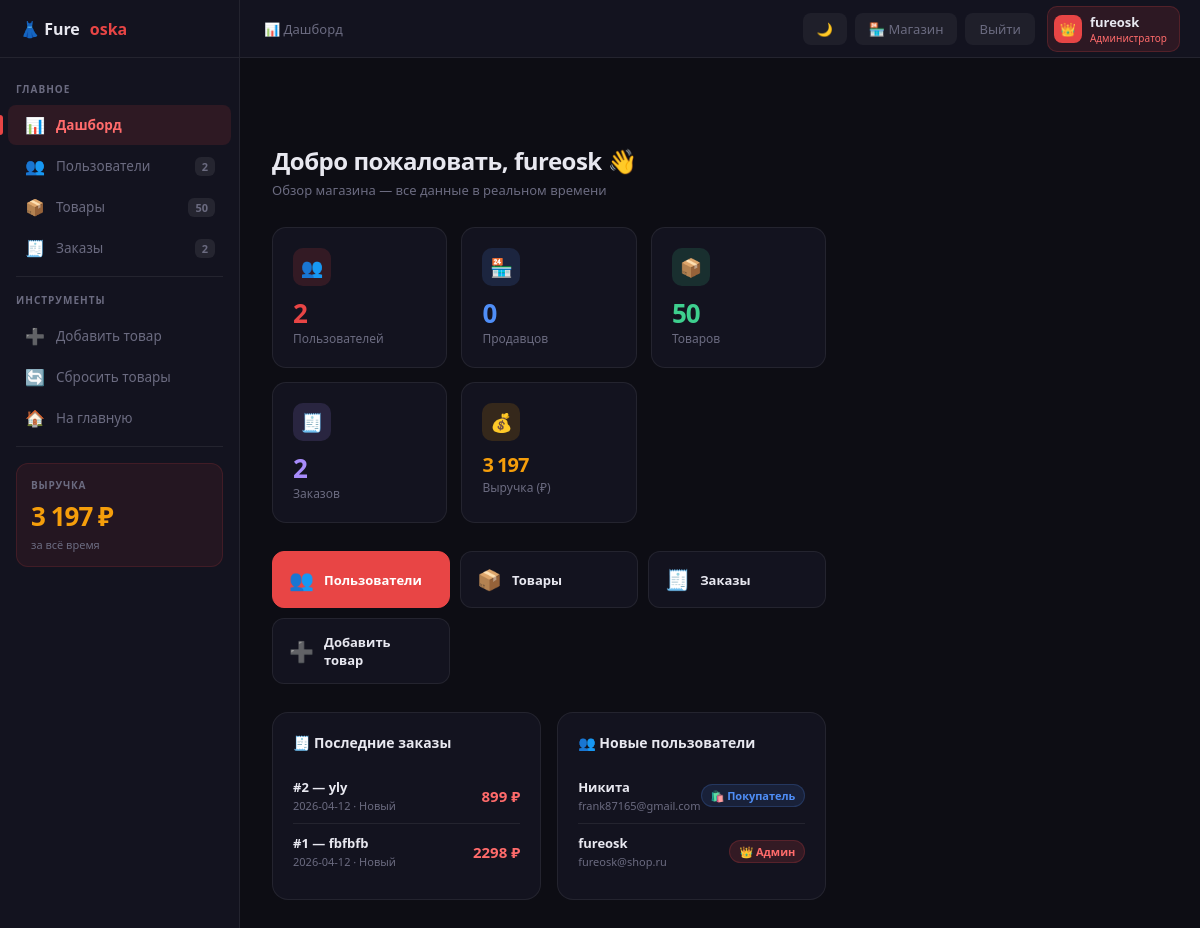
Page /admin (signed in) on the earlier database version.
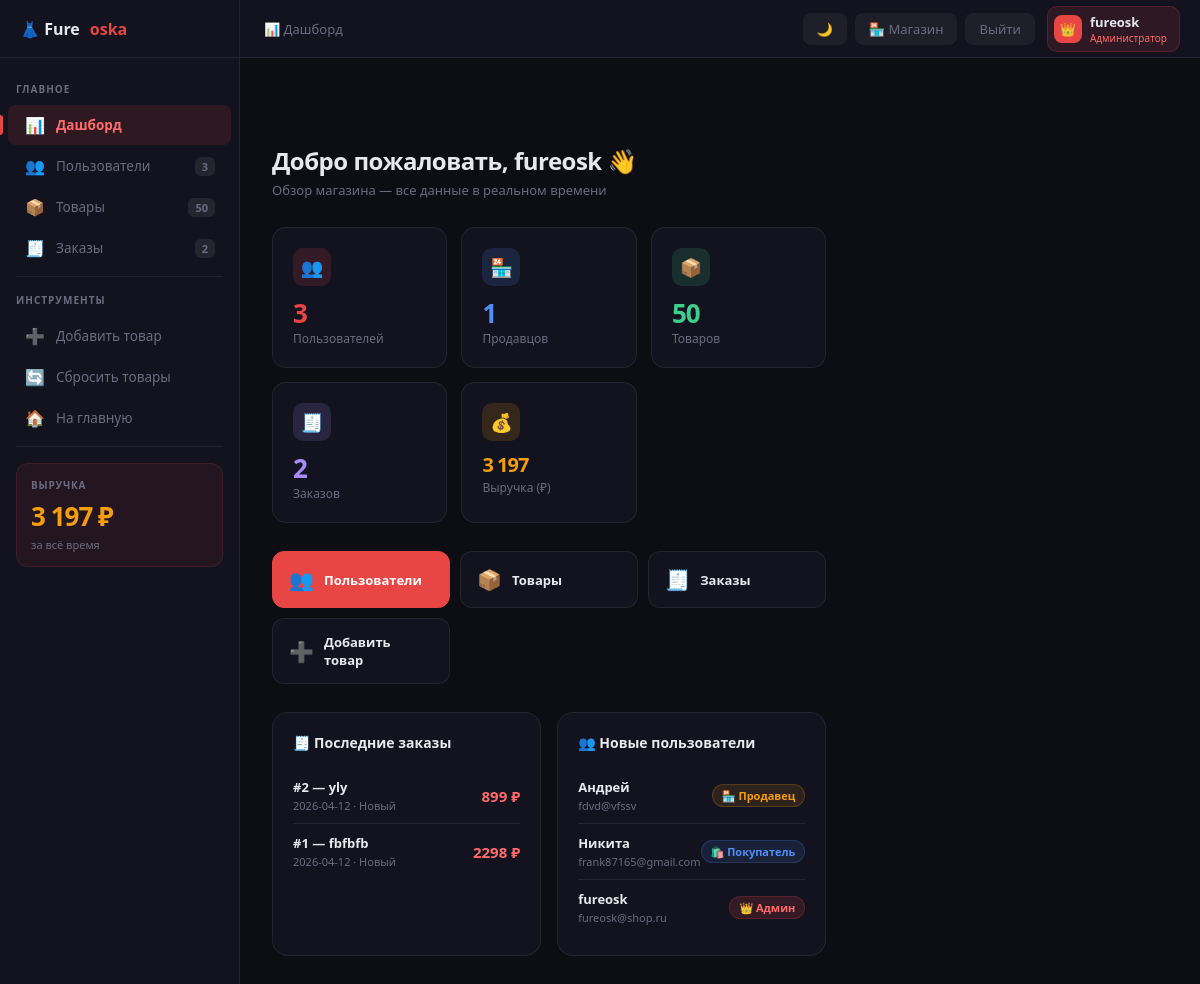
Same page on the later database version.
### tables this page shows
CREATE TABLE orders (
            id INTEGER PRIMARY KEY AUTOINCREMENT,
            buyer_id INTEGER, buyer_name TEXT, phone TEXT, email TEXT,
            address TEXT, payment TEXT, total INTEGER,
            status TEXT DEFAULT 'Новый',
            created_at TEXT DEFAULT CURRENT_TIMESTAMP,
            FOREIGN KEY (buyer_id) REFERENCES users(id));

CREATE TABLE users (
            id INTEGER PRIMARY KEY AUTOINCREMENT,
            username TEXT UNIQUE NOT NULL,
            email TEXT UNIQUE NOT NULL,
            password TEXT NOT NULL,
            role TEXT NOT NULL DEFAULT 'buyer',
            shop_name TEXT, shop_desc TEXT, avatar TEXT,
            created_at TEXT DEFAULT CURRENT_TIMESTAMP);

### app.py (the view)
@app.route("/admin")
def admin_dashboard():
    if not admin_required(): flash("Доступ запрещён","error"); return redirect(url_for("home"))
    conn = get_db()
    stats = get_admin_stats(conn)
    recent_orders = conn.execute("""SELECT o.*,u.username as buyer_username FROM orders o
        LEFT JOIN users u ON o.buyer_id=u.id ORDER BY o.created_at DESC LIMIT 5""").fetchall()
    recent_users = conn.execute("SELECT * FROM users ORDER BY created_at DESC LIMIT 5").fetchall()
    conn.close()
    return render_template("admin.html",section="dashboard",stats=stats,
        recent_orders=recent_orders,recent_users=recent_users,dark=get_dark(),user=current_user())

### app.py (called while the page is built)
def get_db():
    conn = sqlite3.connect(DB)
    conn.row_factory = sqlite3.Row
    return conn

def current_user():
    uid = session.get("user_id")
    if not uid: return None
    conn = get_db()
    user = conn.execute("SELECT * FROM users WHERE id=?",(uid,)).fetchone()
    conn.close()
    return user

def get_dark():
    return session.get("dark",False)

def admin_required():
    user = current_user()
    return user and user["role"] == "admin"

def get_admin_stats(conn):
    return {
        "users":    conn.execute("SELECT COUNT(*) FROM users").fetchone()[0],
        "sellers":  conn.execute("SELECT COUNT(*) FROM users WHERE role='seller'").fetchone()[0],
        "buyers":   conn.execute("SELECT COUNT(*) FROM users WHERE role='buyer'").fetchone()[0],
        "products": conn.execute("SELECT COUNT(*) FROM products").fetchone()[0],
        "orders":   conn.execute("SELECT COUNT(*) FROM orders").fetchone()[0],
        "revenue":  conn.execute("SELECT COALESCE(SUM(total),0) FROM orders").fetchone()[0],
    }

### templates/admin.html (shortened to what the changed rows need)
<!DOCTYPE html>
<html>
<head>
</head>
<body>
<header class="topbar">
    <div class="t-right">
        <div class="t-user">
            <div>
                <div class="t-name">{{ user.username }}</div>
                <div class="t-role">Администратор</div>
            </div>
        </div>
    </div>
</header>
<div style="display:flex;min-height:100vh;padding-top:58px;">
<aside class="sidebar" id="sidebar">
    <a href="/admin/users" class="nav-item {{ 'active' if section=='users' else '' }}"><span class="nav-ico">👥</span>Пользователи<span class="nav-badge">{{ stats.users }}</span></a>
</aside>
<main class="main">
<div class="content">
{% if section=='dashboard' %}
<div class="phdr">
    <div><h1>Добро пожаловать, {{ user.username }} 👋</h1><p>Обзор магазина — все данные в реальном времени</p></div>
</div>
<div class="stat-grid">
    <div class="scard"><div class="scard-top"><div class="sico r">👥</div></div><div class="sval r">{{ stats.users }}</div><div class="slbl">Пользователей</div></div>
    <div class="scard"><div class="scard-top"><div class="sico b">🏪</div></div><div class="sval b">{{ stats.sellers }}</div><div class="slbl">Продавцов</div></div>
    <div class="scard"><div class="scard-top"><div class="sico g">📦</div></div><div class="sval g">{{ stats.products }}</div><div class="slbl">Товаров</div></div>
    <div class="scard"><div class="scard-top"><div class="sico p">🧾</div></div><div class="sval p">{{ stats.orders }}</div><div class="slbl">Заказов</div></div>
    <div class="scard"><div class="scard-top"><div class="sico o">💰</div></div><div class="sval o" style="font-size:20px;">{{ "{:,}".format(stats.revenue).replace(",", " ") }}</div><div class="slbl">Выручка (₽)</div></div>
</div>
<div class="qgrid">
    <a href="/admin/users" class="qbtn pr"><span class="qico">👥</span>Пользователи</a>
    <a href="/admin/products" class="qbtn"><span class="qico">📦</span>Товары</a>
    <a href="/admin/orders" class="qbtn"><span class="qico">🧾</span>Заказы</a>
    <a href="/add" class="qbtn"><span class="qico">➕</span>Добавить товар</a>
</div>
<div class="dash-grid">
    <div class="dcard">
        <h3>🧾 Последние заказы</h3>
        {% if recent_orders %}<ul class="mlist">{% for o in recent_orders %}
        <li><div><div class="ml-name">#{{ o.id }} — {{ o.buyer_name }}</div><div class="ml-sub">{{ o.created_at[:10] }} · {{ o.status }}</div></div><div class="ml-val">{{ o.total }} ₽</div></li>
        {% endfor %}</ul>{% else %}<div class="empty-s"><div class="ei">🧾</div><p>Заказов пока нет</p></div>{% endif %}
    </div>
    <div class="dcard">
        <h3>👥 Новые пользователи</h3>
        {% if recent_users %}<ul class="mlist">{% for u in recent_users %}
        <li><div><div class="ml-name">{{ u.username }}</div><div class="ml-sub">{{ u.email }}</div></div><span class="badge badge-{{ u.role }}">{% if u.role=='admin' %}👑 Админ{% elif u.role=='seller' %}🏪 Продавец{% else %}🛍️ Покупатель{% endif %}</span></li>
        {% endfor %}</ul>{% else %}<div class="empty-s"><div class="ei">👥</div><p>Нет данных</p></div>{% endif %}
    </div>
</div>
{% endif %}
</div>
</main>
</div>
</body>
</html>

Differences in the rows shown:
added users: username "Андрей", email "fdvd@vfssv", role "🏪 Продавец"
Other differences:
{{ stats.users }}: "2" → "3"
{{ stats.sellers }}: "0" → "1"
